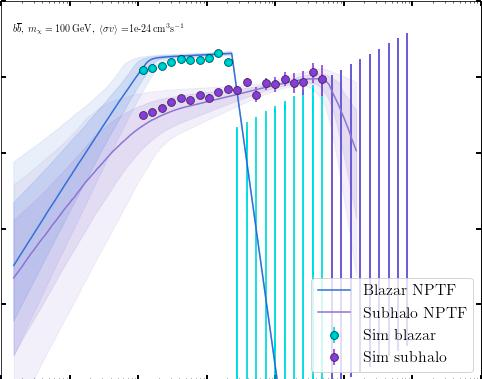
#> input picture LauraF2dNdF/1001e-24.png, 482 x 379 px; its folder holds only this picture in this run
$ jupyter execute --allow-errors '1606 04898.ipynb'   (shell and % lines are left out)
#> lines starting #> are read from the running program, lines starting #| are printed output that depends on the picture
### Subhalos/InverseTransform.py
import numpy as np
from scipy.integrate import quad
from scipy.interpolate import interp1d

class InverseTransform():
    def __init__(self, pdf, vals, nsamples=100, args=(), cdfinv=None, cdf=None):
        self.range = vals
        self.pdf = lambda x: pdf( x, *args )
        self.pdf_arr = self.pdf(self.range)
        self.nsamples = nsamples
        self.cdfinv = self.CDFInv(cdfinv, cdf)

    def CDF(self, x, cdf=None):
        if cdf != None:
            return cdf(x)
        else:
            return quad(self.pdf, self.range[0], x)[0]

    def CDFInv(self, cdfinv=None, cdf=None):
        if cdfinv != None:
            return cdfinv(self.range)
        else:
            cum = []
            for i in self.range:
                cum.append(self.CDF(i, cdf=cdf))
            return np.array(cum)/max(cum)

    def sample(self):
        rands = np.random.rand(self.nsamples)
        return np.interp(rands, self.cdfinv, self.range)

### Subhalos/AssortedFunctions.py
from scipy.stats import chi2
import numpy as np

def PErrors( data ):
    err_dn = np.nanmedian(data, axis=0) - chi2.ppf(.32/2, 2*np.nanmedian(data, axis=0))/2.
    err_up = chi2.ppf(1-.32/2, 2*(1+np.nanmedian(data, axis=0)))/2. - np.nanmedian(data, axis=0)
    return err_dn, err_up

def PandGErrors(data, poisson=False):
    err_dn, err_up = PErrors(data)
    err_std_up = np.std(data, axis=0)
    err_std_dn = np.std(data, axis=0)
    for iF, Fv in enumerate(np.nanmedian(data, axis=0)):
        if Fv <= 1 or poisson:
            err_std_up[iF] = err_up[iF]
            err_std_dn[iF] = err_dn[iF]
    return err_std_dn, err_std_up

def myLog(n):
    return np.where( n!=0, np.log10(n), 0);

### Subhalos/1606 04898.ipynb
[cell 1]

import os, sys
import healpy as hp
import numpy as np
from scipy.integrate import quad
import matplotlib.pyplot as plt
from tqdm import *
from iminuit import Minuit, describe, Struct

# My Functions
import AssortedFunctions
from AssortedFunctions import myLog
import InverseTransform
import PointSource
import PowerLaw

# Siddharth and Laura's Stuff
from NPTFit import create_mask as cm
import constants_noh as constants
import units

[cell 2]
trials = 10
channel = 'b'
Nb = 1
conc = "SP"
xsec = 1e-24
marr = [100]
ebins = [2,20]

[cell 3]
# Setting basic parameters
nside = 128
#> (the rest of this cell did not finish here and is left out)

[cell 4]
# Defining some constants
r_s = 199 # scale radius, [kpc]
alpha = 0.678
N_calib = 150. # Number of subhalos with masses 10^8 - 10^10 M_sun
M_MW = 1.1e12 # [M_s]
mMin_calib = 1e8 # [M_s]
mMax_calib = 1e10 # [M_s]
mMin = 1e-6*M_MW
mMax = 0.01*M_MW # [M_s]
#> (the rest of this cell did not finish here and is left out)

[cell 5]
def dNdm_func(m): # Subhalo mass function
    norm = N_calib / ( -.9**(-1) * (mMax_calib**(-.9) - mMin_calib**(-.9)))
    return norm * (m)**(-1.9)

N_subs = round(N_calib / ( -.9**(-1) * (mMax_calib**(-.9) - mMin_calib**(-.9))) * -.9**(-1) * (mMax**(-.9) - mMin**(-.9))) # Total number of subhalos
N_subs = np.random.poisson(N_subs)
print(N_subs)

m_arr = np.logspace(np.log10(mMin), np.log10(mMax), 8000) # mass values to test
def mCDFInv(r):
    return ( m_arr[0]**(-.9) - (m_arr[0]**(-.9) - m_arr[-1]**(-.9))*r)**(-1/.9)

rho_s2 = float(N_subs) / quad(lambda x: 4 * np.pi * x**2 * np.exp( -2./alpha * ( (x/r_s)**(alpha) - 1)), 0, constants.r_vir)[0]
def rho_Ein(r): # Einasto density Profile
    return rho_s2 * np.exp( (-2./alpha) * ( (r/r_s)**(alpha) - 1))

[cell 6]
r_arr = np.logspace(0, np.log10(260), 60500) # radius values to test
r_sampler = InverseTransform.InverseTransform(lambda r: r**2 * rho_Ein(r), r_arr, nsamples=N_subs)
m_sampler = InverseTransform.InverseTransform(dNdm_func, m_arr, nsamples=N_subs, cdfinv=mCDFInv)

[cell 7]
PS_arr = []
F_arr = []
flux_bins = np.logspace(-15, -6, 8*8)

#> (the rest of this cell did not finish here and is left out)

#> (a cell that did not finish here is left out)

#> (a cell that did not finish here is left out)

[cell 10]
plt.figure(figsize=(5,5))
img = plt.imread("../LauraF2dNdF/100"+str(xsec)+".png")
#> img is the input picture: shape (379, 482, 3) float32; mean R, G, B 0.909, 0.929, 0.958
plt.imshow(img, extent=[-13,-6, -20,-10], aspect='auto')

poisson = (trials==1)

#> (the rest of this cell did not finish here and is left out)

yerr_up = yerr_up/np.log(10) / dN /(4*np.pi*(180/np.pi)**2*area_rat)

yerr_dn = (AssortedFunctions.PandGErrors(F_arr, poisson))[0][min_flux_ind:]
yerr_dn = yerr_dn/np.log(10) / dN /(4*np.pi*(180/np.pi)**2*area_rat)
delta_flux = max_flux - min_flux
exec(PowerLaw.genMinuitString( Nb, "-14", "(-16,1)", "1.", "0.01", "(-10.,10.)", "1e-3", "-0.5", "(0, "+str(delta_flux)+")", ".1", "-10.", str(max_flux), vmin=min_flux, vmax=max_flux ))
minuit.migrad()
results = []
for val in minuit.values:
    results.append(minuit.values[val])
plt.errorbar(myLog(F), myLog(F**2*dN/dF), yerr=[yerr_up, yerr_dn], fmt='o', c="black")
F_test = np.logspace(min_flux-1, max_flux+1, 8*8)
plt.plot(myLog(F_test), PowerLaw.simple_power(myLog(F_test), *results), zorder=5, linewidth=3, c="grey", label="$M_{min}=$1e-5, Broken power Law Fit, Nb = " +str(Nb))
plt.xlim(-13, -6)
plt.ylim(-20, -10)
plt.title("$m_{\chi} = "+str(marr[0])+"$ GeV, $\\langle \sigma v \\rangle =$ "+str(xsec)+" cm$^3$s$^{-1}$")
plt.ylabel("$log_{10} F^2dN/dF$ [counts cm$^{-2}$s$^{-1}$deg$^{-2}$]")
plt.xlabel("$log_{10} F$ [counts cm$^{-2}$s$^{-1}$]")
plt.legend()
plt.show()
plt.close()

#> (a cell that did not finish here is left out)

[cell 12]
plt.figure(figsize=(7,5))
img = plt.imread("../clumpy.png")
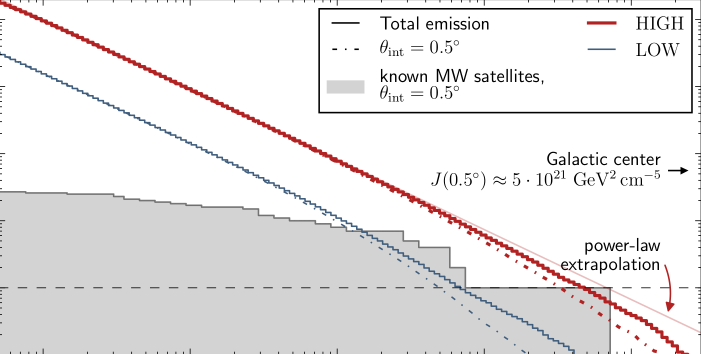
#> input picture clumpy.png, 1402 x 708 px (shown at 1/2 size)
#> img is the input picture: shape (708, 1402, 3) float32; mean R, G, B 0.912, 0.904, 0.904
plt.imshow(img, extent=[16.7,21.51, -1,4.3], aspect='auto')

cum_J = []
#> (the rest of this cell did not finish here and is left out)

[cell 13]
plt.figure(figsize=(5,5))
img = plt.imread("../clumpy1.png")
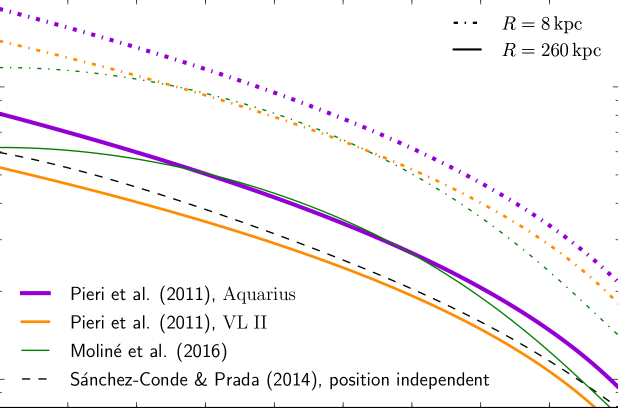
#> input picture clumpy1.png, 1235 x 816 px (shown at 1/2 size)
#> img is the input picture: shape (816, 1235, 3) float32; mean R, G, B 0.97, 0.961, 0.964
plt.imshow(img, extent=[-6,12, myLog(8),myLog(200)], aspect='auto')

mass_test_arr = np.logspace(-6,12,1000)
#> (the rest of this cell did not finish here and is left out)

[cell 14]
r_test = np.logspace(-3, myLog(213.5*1.22), 1000)
#> (the rest of this cell did not finish here and is left out)

[cell 15]
plt.figure(figsize=(5,5))
img = plt.imread("../clumpy2.png")
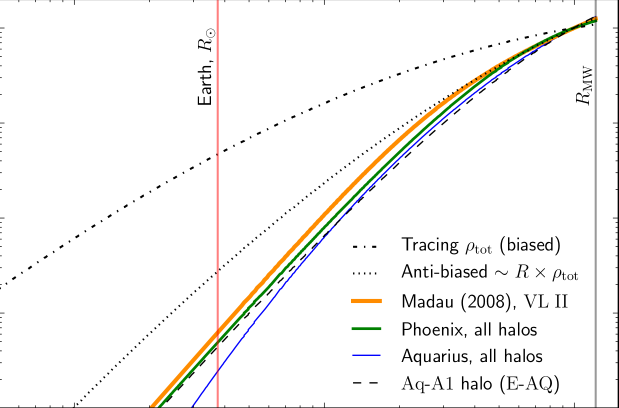
#> input picture clumpy2.png, 1237 x 816 px (shown at 1/2 size)
#> img is the input picture: shape (816, 1237, 3) float32; mean R, G, B 0.969, 0.967, 0.961
plt.imshow(img, extent=[myLog(5e-3),myLog(1.5), -4,myLog(2)], aspect='auto')

#> (the rest of this cell did not finish here and is left out)
